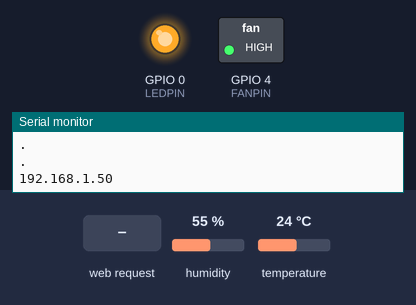
The sketch below on a simulated ESP8266 (NodeMCU). On the bench: switched loads named in the sketch (green lamp = pin HIGH), output pins drawn as LEDs (lit = HIGH), the last lines printed to the serial monitor. The inputs (shaded band) are chosen by the test bench; at power-on: temperature 24 °C, humidity 55 %. WiFi joins after 1.5 s; servers stay silent unless stated.

Above: at 3.2 s.
3.3 s: HTTP request GET /ledOff received
At 4.3 s:
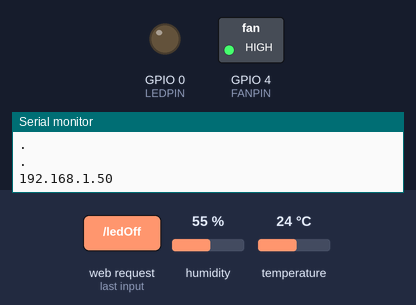
11.5 s: HTTP request GET /ledOn received
At 12.7 s:
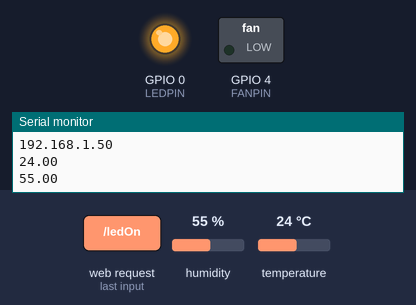
13.0 s: temperature set to 27.7 °C
21.2 s: temperature set to 28.4 °C
At 30.7 s:
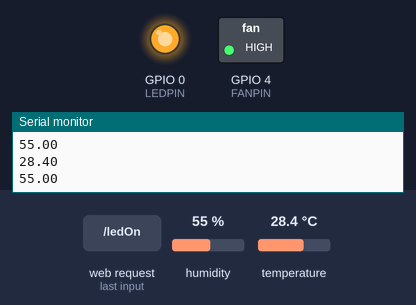
31.5 s: temperature set to 27.1 °C
At 40.7 s:
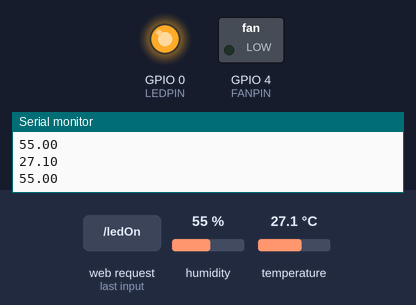
Timing chart, 0 to 42.2 s (numbered marks = the images above; inputs shaded):
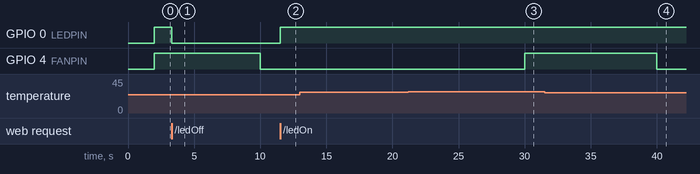

The sketch:

device.ino
```cpp
#include <Arduino.h>
#include <ESP8266WiFi.h>
#include <Hash.h>
#include <ESPAsyncTCP.h>
#include <ESPAsyncWebServer.h>
#include <Adafruit_Sensor.h>
#include <DHT.h>
#include <ArduinoJson.h>

const char* ssid = "MikroTik-2G";
const char* password = "qwertyuiop";

#define DHTPIN 5
#define FANPIN 4
#define LEDPIN 0
#define DHTTYPE DHT22

DHT dht(DHTPIN, DHTTYPE);

float t = 0.0;
float h = 0.0;
int fan = 1;
int led = 1;

// Server at :80
AsyncWebServer server(80);

unsigned long previousMillis = 0;
// Updates DHT readings every 10 seconds
const long interval = 10000;

void setup(){
  Serial.begin(115200);
  dht.begin();

  WiFi.begin(ssid, password);
  Serial.println("Connecting to WiFi");
  while (WiFi.status() != WL_CONNECTED) {
    delay(1000);
    Serial.println(".");
  }

  Serial.println(WiFi.localIP());

  pinMode(FANPIN, OUTPUT);
  digitalWrite(FANPIN, HIGH);

  pinMode(LEDPIN, OUTPUT);
  digitalWrite(LEDPIN, HIGH);

  // Status API
  server.on("/status", HTTP_GET, [](AsyncWebServerRequest *request){
    DynamicJsonDocument doc(96);
    String output;
    doc["status"] = 1;
    doc["temperature"] = t;
    doc["humidity"] = h;
    doc["fan"] = fan;
    doc["led"] = led;
    serializeJson(doc, output);
    request->send(200, "application/json", output);
  });

  // Fan API
  server.on("/fanOn", HTTP_GET, [](AsyncWebServerRequest *request){
    digitalWrite(FANPIN, HIGH);
    fan = 1;
    request->send(200, "text/plain", "FAN ON");
  });
  server.on("/fanOff", HTTP_GET, [](AsyncWebServerRequest *request){
    digitalWrite(FANPIN, LOW);
    fan = 0;
    request->send(200, "text/plain", "FAN OFF");
  });
  // Led API
  server.on("/ledOn", HTTP_GET, [](AsyncWebServerRequest *request){
    digitalWrite(LEDPIN, HIGH);
    led = 1;
    request->send(200, "text/plain", "LED ON");
  });
  server.on("/ledOff", HTTP_GET, [](AsyncWebServerRequest *request){
    digitalWrite(LEDPIN, LOW);
    led = 0;
    request->send(200, "text/plain", "LED OFF");
  });

  server.begin();
}

void loop(){
  unsigned long currentMillis = millis();
  if (currentMillis - previousMillis >= interval) {
    previousMillis = currentMillis;

    float newT = dht.readTemperature();
    if (isnan(newT)) {
      Serial.println("Failed to read from DHT sensor");
    } else {
      t = newT;
      Serial.println(t);
    }

    float newH = dht.readHumidity();
    if (isnan(newH)) {
      Serial.println("Failed to read from DHT sensor");
    } else {
      h = newH;
      Serial.println(h);
    }

    if (t > 28.0) {
      digitalWrite(FANPIN, HIGH);
      fan = 1;
    } else if (t < 27.5) {
      digitalWrite(FANPIN, LOW);
      fan = 0;
    }
  }
}
```

Measured:
- the behaviour switches between 28 and 28.1 °C on temperature (found by bisection; images 2 and 3)
- the behaviour switches between 27.5 and 27.4 °C on temperature (found by bisection; images 3 and 4)
- after the input at 3.3 s, GPIO 0 (LEDPIN): HIGH → LOW at once
- after the input at 11.5 s, GPIO 0 (LEDPIN): LOW → HIGH at once
- after the input at 21.2 s, GPIO 4 (FANPIN): LOW → HIGH after 8.8 s
- after the input at 31.5 s, GPIO 4 (FANPIN): HIGH → LOW after 8.5 s
